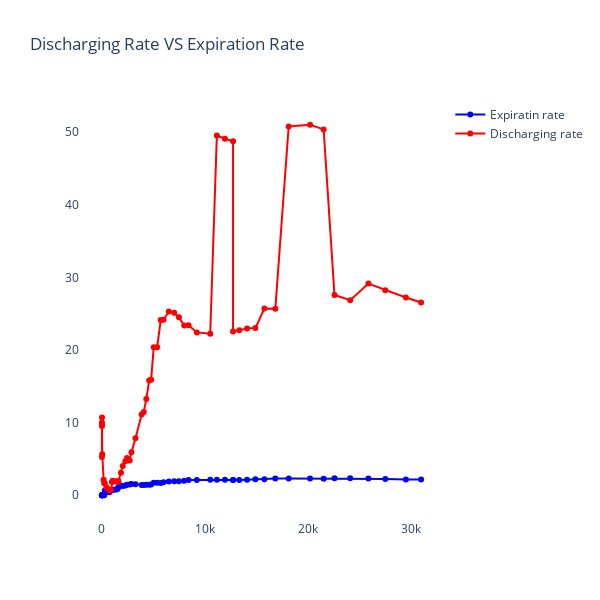

This figure's notebook cell:
### Code cell
evolution = covid_data.groupby('Date').sum()[['Cumulative  Test positive','Discharged', 'Expired']]
evolution['Expiration Rate'] = (evolution['Expired'] / evolution['Cumulative  Test positive']) * 100
evolution['Discharging Rate'] = (evolution['Discharged'] / evolution['Cumulative  Test positive']) * 100

fig = go.Figure()
fig.add_trace(go.Scatter(x=evolution['Cumulative  Test positive'], y=evolution['Expiration Rate'],
                    mode='lines+markers',marker_color='blue',name='Expiratin rate'))
fig.add_trace(go.Scatter(x=evolution['Cumulative  Test positive'], y=evolution['Discharging Rate'], 
                mode='lines+markers',marker_color='red',name='Discharging rate'))
fig.update_layout(title_text='Discharging Rate VS Expiration Rate',plot_bgcolor='rgb(275, 270, 273)',width=600, height=600)
fig.show()

### Figure 1 — Plotly figure (JSON) as saved in the notebook; plotly's stock layout.template omitted (floating-point values rounded to 4 significant figures)
{"data": [{"marker": {"color": "blue"}, "mode": "lines+markers", "name": "Expiratin rate", "type": "scatter", "x": [19, 20, 21, 28, 31, 53, 187, 241, 302, 461, 495, 750, 784, 887, 991, 1057, 1197, 1408, 1526, 1625, 1865, 2039, 2291, 2450, 2708, 2880, 3277, 3864, 4072, 4322, 4601, 4788, 5038, 5374, 5716, 5988, 6505, 7025, 7481, 7993, 8418, 9216, 10513, 11155, 11940, 12723, 12723, 13328, 14079, 14885, 15759, 16817, 18114, 20186, 21501, 22550, 24073, 25837, 27474, 29465, 30941], "y": [0, 0, 0, 0, 0, 0, 0, 0, 0.6623, 0.4338, 0.6061, 0.4, 0.6378, 0.6764, 0.7064, 0.7569, 0.7519, 0.7812, 0.8519, 1.108, 1.34, 1.275, 1.353, 1.429, 1.477, 1.562, 1.526, 1.398, 1.424, 1.458, 1.434, 1.483, 1.707, 1.731, 1.679, 1.787, 1.906, 1.922, 1.912, 1.989, 2.091, 2.083, 2.131, 2.125, 2.119, 2.114, 2.114, 2.108, 2.138, 2.197, 2.196, 2.289, 2.302, 2.289, 2.26, 2.333, 2.343, 2.299, 2.249, 2.169, 2.156]}, {"marker": {"color": "red"}, "mode": "lines+markers", "name": "Discharging rate", "type": "scatter", "x": [19, 20, 21, 28, 31, 53, 187, 241, 302, 461, 495, 750, 784, 887, 991, 1057, 1197, 1408, 1526, 1625, 1865, 2039, 2291, 2450, 2708, 2880, 3277, 3864, 4072, 4322, 4601, 4788, 5038, 5374, 5716, 5988, 6505, 7025, 7481, 7993, 8418, 9216, 10513, 11155, 11940, 12723, 12723, 13328, 14079, 14885, 15759, 16817, 18114, 20186, 21501, 22550, 24073, 25837, 27474, 29465, 30941], "y": [5.263, 10, 9.524, 10.71, 9.677, 5.66, 2.139, 1.66, 1.656, 1.085, 1.01, 0.6667, 0.7653, 0.6764, 1.816, 1.987, 1.921, 1.918, 1.835, 1.969, 3.11, 4.022, 4.67, 5.143, 4.801, 5.903, 7.843, 11.1, 11.47, 13.23, 15.8, 15.91, 20.37, 20.38, 24.11, 24.15, 25.29, 25.12, 24.49, 23.37, 23.4, 22.42, 22.23, 49.52, 49.07, 48.72, 22.53, 22.73, 22.96, 23.01, 25.71, 25.66, 50.77, 51.0, 50.36, 27.57, 26.85, 29.14, 28.23, 27.23, 26.54]}], "layout": {"height": 600, "plot_bgcolor": "rgb(275, 270, 273)", "title": {"text": "Discharging Rate VS Expiration Rate"}, "width": 600}}
